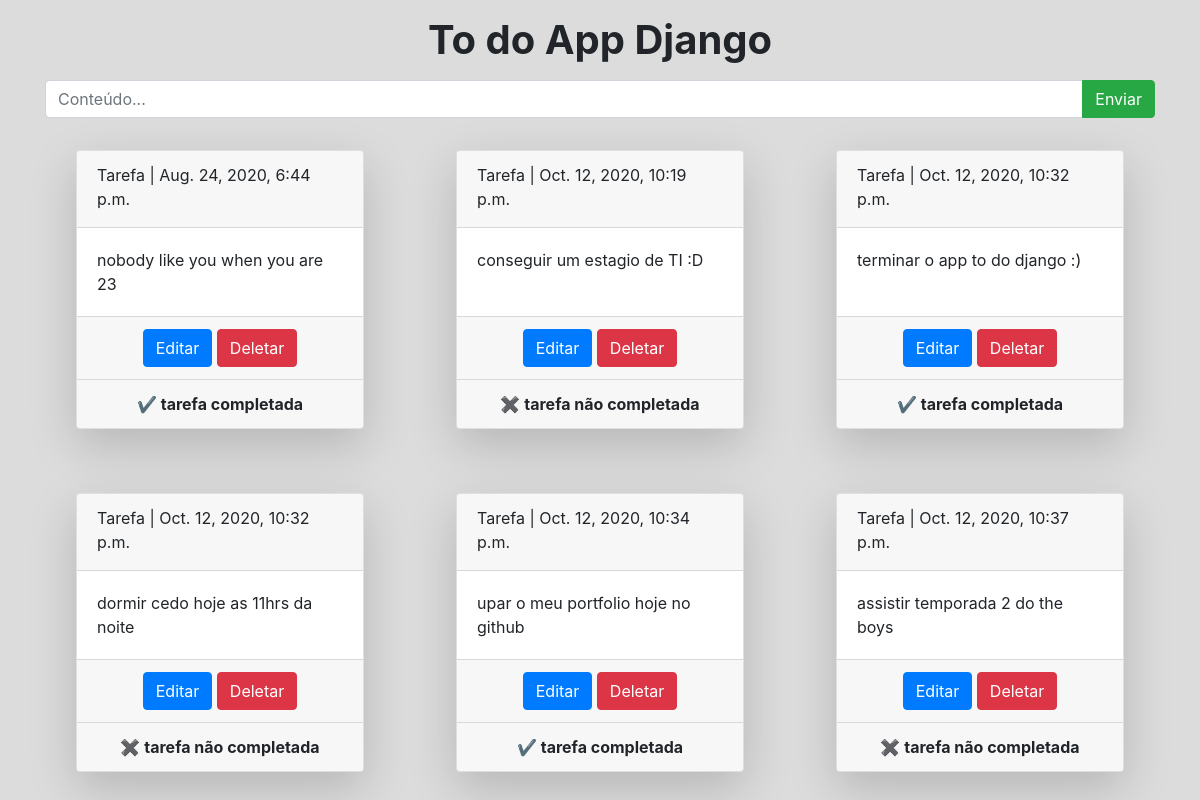
Page /tarefas/ on the committed database.
### tarefa/models.py (models this page shows, shortened)
class TarefaBd(models.Model):
    conteudo=models.CharField(max_length=1000)
    data=models.DateTimeField(auto_now_add=True)
    completado=models.BooleanField(default=False)
    id=models.AutoField(primary_key=True)

### tarefa/views.py (the view)
# urls.py: path('tarefas/',views.show_add_tarefa), #views.nome da funcao
def show_add_tarefa(request):
    conteudo_bd=TarefaBd.objects.all()
    form=ConteudoForm()
    if request.method=='POST':
        form=ConteudoForm(request.POST)
        if form.is_valid():
            form=form.save()
            return redirect ('/')
    context={
        'conteudos_bd':conteudo_bd,
        'form':form
        }
    return render(request,'lista.html',context)

### tarefa/forms.py
class ConteudoForm(forms.ModelForm):
    class Meta:
        model=TarefaBd
        fields='__all__' #mostrar todos os campos do formulario
    '''
    def __init__(self, *args, **kwargs):
        super(ConteudoForm, self).__init__(*args, **kwargs)
        for field in iter(self.fields):
            self.fields[field].widget.attrs.update({
                'class': 'form-control',
                'placeholder': 'Conteúdo...'
    })
    '''
    def __init__(self, *args, **kwargs):
        super(ConteudoForm, self).__init__(*args, **kwargs)
        self.fields['conteudo'].widget.attrs.update({
            'class': 'form-control',
            'placeholder': 'Conteúdo...'
    })

### tarefa/templates/lista.html (shortened to what this page needs)
{% extends './model.html' %}
{% load bootstrap %}
{% block content %}
<div class="container">
    <h1 class="text-center font-weight-bold my-3">To do App Django</h1>
    <form class="form-inline" method="post"> {% csrf_token %}
        <div class="input-group mb-3 w-100">
            {{form.conteudo}}
            <div class="input-group-append">
                <button class="btn btn-success" type="submit">Enviar</button>
            </div>
        </div>
    </form>
</div>
<div class="container">
    <div class="row">
        {% for conteudo_bd in conteudos_bd%}
        <div class="col-12 col-sm-6 col-md-4 mt-3 d-flex justify-content-center">
            <div class="card box-shadow shadow-lg mb-5" style="width: 18rem;">
                <div class="card-header mb-0 pb-0">
                    <p>Tarefa | {{conteudo_bd.data}}</p>
                </div>
                <div class="card-body">
                    <p class="card-text">
                        {{conteudo_bd.conteudo}}
                    </p>
                </div>
                <div class="card-footer d-flex justify-content-center align-items-center">
                    <div class="btn-group">
                        <form action="../tarefas/delete/{{conteudo_bd.id}}" method="post"> {% csrf_token %}
                            <a class="btn btn-primary" href="../tarefas/edit/{{conteudo_bd.id}}">Editar</a>
                            <button class="btn btn-danger" type="submit"> Deletar </button>
                        </form>
                    </div>
                </div>
                <div class="card-footer d-flex justify-content-center align-items-center">
                    {% if conteudo_bd.completado == True %}
                    <strong> ✔️ tarefa completada </strong>
                    {% endif %}
                    {% if conteudo_bd.completado == False %}
                    <strong> ✖ tarefa não completada </strong>
                    {% endif %}
                </div>
            </div>
        </div>
        {% endfor %}
        {% endblock %}

### tarefa/templates/model.html (shortened to what this page needs)
<!DOCTYPE html>
<html lang="en">
<head>
    {% include './header.html' %}
</head>
<body>
    {% block content %}
    {% endblock %}
</body>
</html>

### tarefa/templates/header.html (shortened to what this page needs)
<link rel="stylesheet" href="https://maxcdn.bootstrapcdn.com/bootstrap/4.5.2/css/bootstrap.min.css">

### tarefa/templates/lista.html (style rules this page uses)
body { background-color: #DCDCDC; }

### rows in the picture
TarefaBd: data "Aug. 24, 2020, 6:44 p.m.", conteudo "nobody like you when you are 23", completado "✔️ tarefa completada"
TarefaBd: data "Oct. 12, 2020, 10:19 p.m.", conteudo "conseguir um estagio de TI :D", completado "✖ tarefa não completada"
TarefaBd: data "Oct. 12, 2020, 10:32 p.m.", conteudo "terminar o app to do django :)", completado "✔️ tarefa completada"
TarefaBd: data "Oct. 12, 2020, 10:32 p.m.", conteudo "dormir cedo hoje as 11hrs da noite", completado "✖ tarefa não completada"
TarefaBd: data "Oct. 12, 2020, 10:34 p.m.", conteudo "upar o meu portfolio hoje no github", completado "✔️ tarefa completada"
TarefaBd: data "Oct. 12, 2020, 10:37 p.m.", conteudo "assistir temporada 2 do the boys", completado "✖ tarefa não completada"
